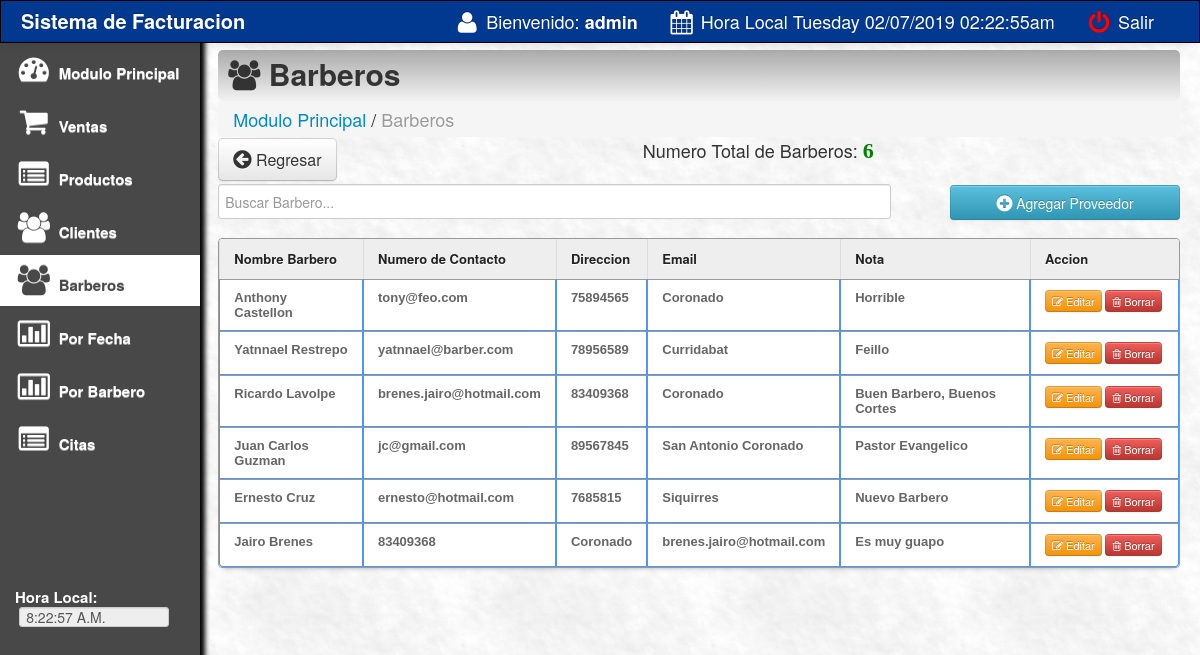
The app's page /main/supplier.php (signed in) with its own data.
### tables this page shows
CREATE TABLE `supliers` (
  `suplier_id` int(11) NOT NULL,
  `suplier_name` varchar(100) NOT NULL,
  `suplier_address` varchar(100) NOT NULL,
  `suplier_contact` varchar(100) NOT NULL,
  `contact_person` varchar(100) NOT NULL,
  `note` varchar(500) NOT NULL
);

### main/supplier.php (the view, shortened to what this page needs)
<html>
<head>
 <link href="css/bootstrap.css" rel="stylesheet">
    <link rel="stylesheet" type="text/css" href="css/DT_bootstrap.css">
  <link rel="stylesheet" href="css/font-awesome.min.css">
    <link href="css/bootstrap-responsive.css" rel="stylesheet">
<link href="../style.css" media="screen" rel="stylesheet" type="text/css" />
<link href="src/facebox.css" media="screen" rel="stylesheet" type="text/css" />
</head>
<?php
function createRandomPassword() {
	$chars = "003232303232023232023456789123456789";
	$i = 0;
	$pass = '' ;
	while ($i <= 10) {
		$num = rand() % 33;
		$tmp = substr($chars, $num, 1);
		$pass = $pass . $tmp;
		$i++;
	}
	return $pass;
}
$finalcode='CAVA-'.createRandomPassword();
?>
<body>
<?php include('navfixed.php');?>
	<?php
$position=$_SESSION['SESS_LAST_NAME'];
?>
<?php
if($position=='admin') {
?>
<div class="container-fluid">
      <div class="row-fluid">
	<div class="span2">
          <div class="well sidebar-nav">
              <ul class="nav nav-list">
              <li><a href="index.php"><i class="icon-dashboard icon-2x"></i> Modulo Principal </a></li>
			<li><a href="sales.php?id=cash&invoice=<?php echo $finalcode ?>"><i class="icon-shopping-cart icon-2x"></i> Ventas</a>  </li>
			<li><a href="products.php"><i class="icon-list-alt icon-2x"></i> Productos</a>                                     </li>
			<li><a href="customer.php"><i class="icon-group icon-2x"></i> Clientes</a>                                    </li>
			<li class="active"><a href="supplier.php"><i class="icon-group icon-2x"></i> Barberos</a>                                    </li>
			<li><a href="salesreport.php?d1=0&d2=0"><i class="icon-bar-chart icon-2x"></i> Por Fecha</a>                </li>
			<li><a href="barberreport.php?d1=0&d2=0&d3=0"><i class="icon-bar-chart icon-2x"></i> Por Barbero</a>                </li>
			<li><a href="citas.php"><i class="icon-list-alt icon-2x"></i> Citas</a>                                     </li>
			<br><br><br><br><br><br>
			<li>
			 <div class="hero-unit-clock">
			<form name="clock">
			<font color="white">Hora Local: <br></font>&nbsp;<input style="width:150px;" type="text" class="trans" name="face" value="" disabled>
			</form>
			  </div>
			</li>
				</ul>
<?php } ?>
          </div>
        </div>
	<div class="span10">
	<div class="contentheader">
			<i class="icon-group"></i> Barberos
			</div>
			<ul class="breadcrumb">
			<li><a href="index.php">Modulo Principal</a></li> /
			<li class="active">Barberos</li>
			</ul>
<div style="margin-top: -19px; margin-bottom: 21px;">
<a  href="index.php"><button class="btn btn-default btn-large" style="float: left;"><i class="icon icon-circle-arrow-left icon-large"></i> Regresar</button></a>
<?php
			include('../connect.php');
				$result = $db->prepare("SELECT * FROM supliers ORDER BY suplier_id DESC");
				$result->execute();
				$rowcount = $result->rowcount();
			?>
			<div style="text-align:center;">
			Numero Total de Barberos: <font color="green" style="font:bold 22px 'Aleo';"><?php echo $rowcount;?></font>
			</div>
</div>
<input type="text" name="filter" style="height:35px; margin-top: -1px;" value="" id="filter" placeholder="Buscar Barbero..." autocomplete="off" />
<a rel="facebox" href="addsupplier.php"><Button type="submit" class="btn btn-info" style="float:right; width:230px; height:35px;" /><i class="icon-plus-sign icon-large"></i> Agregar Proveedor</button></a><br><br>
<table class="table table-bordered" id="resultTable" data-responsive="table" style="text-align: left;">
	<thead>
		<tr>
			<th> Nombre Barbero </th>
			<th> Numero de Contacto </th>
			<th> Direccion </th>
			<th> Email</th>
			<th> Nota</th>
			<th width="120"> Accion </th>
		</tr>
	</thead>
	<tbody>
			<?php
				include('../connect.php');
				$result = $db->prepare("SELECT * FROM supliers ORDER BY suplier_id DESC");
				$result->execute();
				for($i=0; $row = $result->fetch(); $i++){
			?>
			<tr class="record">
			<td><?php echo $row['suplier_name']; ?></td>
			<td><?php echo $row['contact_person']; ?></td>
			<td><?php echo $row['suplier_address']; ?></td>
			<td><?php echo $row['suplier_contact']; ?></td>
			<td><?php echo $row['note']; ?></td>
			<td><a rel="facebox" href="editsupplier.php?id=<?php echo $row['suplier_id']; ?>"><button class="btn btn-warning btn-mini"><i class="icon-edit"></i> Editar </button></a>
			<a href="#" id="<?php echo $row['suplier_id']; ?>" class="delbutton" title="Click To Delete"><button class="btn btn-danger btn-mini"><i class="icon-trash"></i> Borrar</button></a></td>
			</tr>
			<?php
				}
			?>
	</tbody>
</table>
</div>
</div>
</div>
</body>
<?php include('footer.php');?>
</html>

### main/navfixed.php (shortened to what this page needs)
<div class="navbar navbar-inverse navbar-fixed-top">
     <div class="navbar-inner">
       <div class="container-fluid">
         <a class="brand" href="#"><b>Sistema de Facturacion</b></a>
         <div class="nav-collapse collapse">
           <ul class="nav pull-right">
             <li><a><i class="icon-user icon-large"></i> Bienvenido:<strong> <?php echo $_SESSION['SESS_LAST_NAME'];?></strong></a></li>
		 <li><a> <i class="icon-calendar icon-large"></i>
							<?php
							echo "Hora Local " . date("l d/m/Y h:i:sa");
							?>
			</a></li>
             <li><a href="../index.php"><font color="red"><i class="icon-off icon-large"></i></font> Salir</a></li>
           </ul>
         </div>
       </div>
     </div>
   </div>

### main/footer.php (shortened to what this page needs)
<link href="vendors/chosen.min.css" rel="stylesheet" media="screen">

### style.css (style rules this page uses)
td a { color:darkblue; }
input { border: 1px solid #999; background: #EEEEEE; padding: 10px; box-shadow:0 1px 2px #ddd; -moz-box-shadow:0 1px 2px #ddd; -webkit-box-shadow:0 1px 2px #ddd; }
#filter { width: 70%; float:left; }
#resultTable { border-collapse: separate; background-color: #FFFFFF; border-spacing: 0; max-width: 100%; }
#resultTable { color: #666666; text-shadow: 0 1px 0 #FFFFFF; width: 100%; border: 1px solid #999999; box-shadow: 0 5px 5px -5px rgba(0, 0, 0, 0.3); margin-top: 13px; }
#resultTable thead tr th { background: none repeat scroll 0 0 #EEEEEE; color: #222222; padding: 10px 14px; text-align: left; border-top: 0 none; font-size: 13px; }
#resultTable tbody tr td { font: bold 13px 'Arial'; text-align: left; padding: 10px 14px; border-top: 1px solid #999999; }
#resultTable td { padding:7px; border:#4e95f4 1px solid; }
#resultTable tr { background: #fff; }

### main/supplier.php (style rules this page uses)
body { padding-top: 60px; padding-bottom: 40px; }
.sidebar-nav { padding: 9px 0; }

### records on screen
supliers: suplier_name "Anthony Castellon", contact_person "tony@feo.com", suplier_address "75894565", suplier_contact "Coronado", note "Horrible"
supliers: suplier_name "Yatnnael Restrepo", contact_person "yatnnael@barber.com", suplier_address "78956589", suplier_contact "Curridabat", note "Feillo"
supliers: suplier_name "Ricardo Lavolpe", contact_person "brenes.jairo@hotmail.com", suplier_address "83409368", suplier_contact "Coronado", note "Buen Barbero, Buenos Cortes"
supliers: suplier_name "Juan Carlos Guzman", contact_person "jc@gmail.com", suplier_address "89567845", suplier_contact "San Antonio Coronado", note "Pastor Evangelico"
supliers: suplier_name "Ernesto Cruz", contact_person "ernesto@hotmail.com", suplier_address "7685815", suplier_contact "Siquirres", note "Nuevo Barbero"
supliers: suplier_name "Jairo Brenes", contact_person "83409368", suplier_address "Coronado", suplier_contact "brenes.jairo@hotmail.com", note "Es muy guapo"

### other values on screen
$_SESSION['SESS_LAST_NAME'] "admin"
$rowcount "6"
